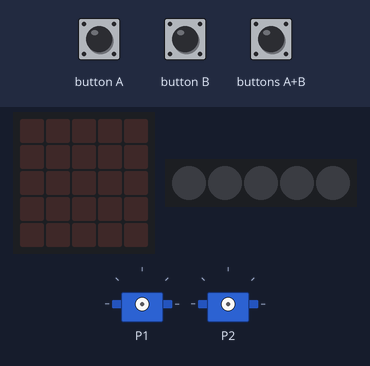
The program below on a simulated BBC micro:bit (MakeCode). On the bench: 2 × servo, the board's 5×5 LED display, 5 RGB LEDs in strip order, left to right. The test bench sets the inputs (shaded band). Dim RGB values are drawn brighter than linear.

Above: at 1.2 s.
1.3 s: button A pressed for 0.15 s
At 2.7 s:
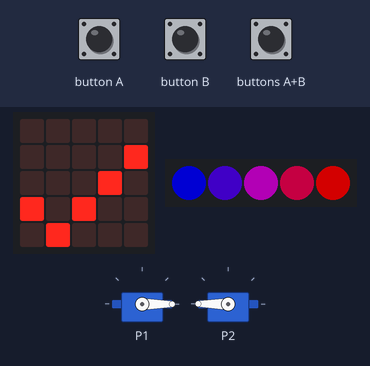
3.5 s: buttons A+B pressed for 0.15 s
At 5.4 s:
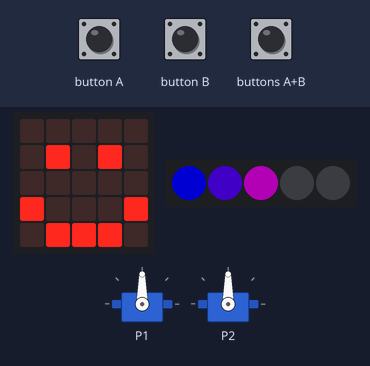
5.7 s: button B pressed for 0.15 s
At 7.2 s:
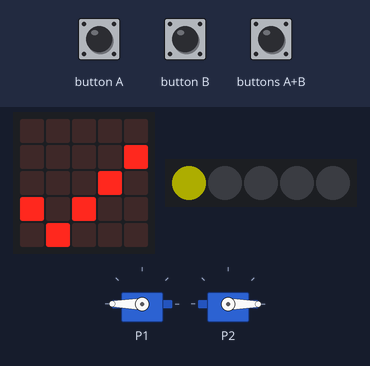
7.9 s: buttons A+B pressed for 1 s
At 9.3 s:
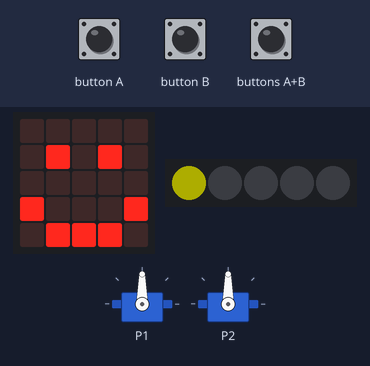
11.0 s: button A pressed for 0.15 s
At 11.6 s:
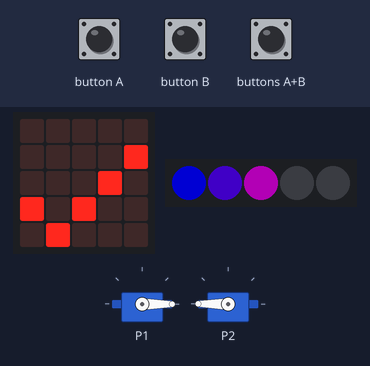
13.2 s: button B pressed for 0.15 s
At 13.7 s:
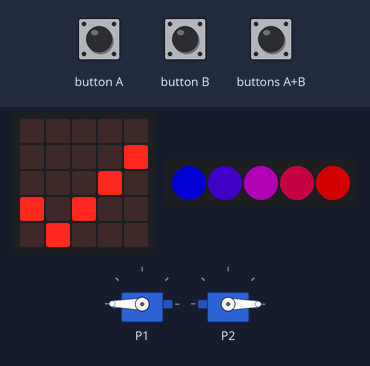
Timing chart, 0 to 16.2 s (numbered marks = the images above; inputs shaded):
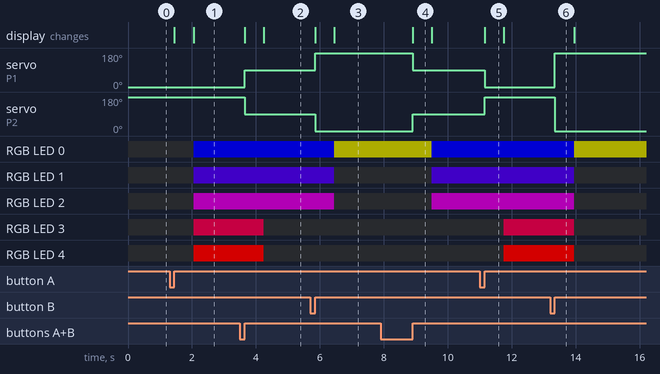

The program:

main.ts
```typescript
input.onButtonPressed(Button.A, function () {
    pins.servoWritePin(AnalogPin.P1, 0)
    pins.servoWritePin(AnalogPin.P2, 180)
    basic.showIcon(IconNames.Yes)
    Pixel_Array.showBarGraph(180, 180)
})
input.onButtonPressed(Button.AB, function () {
    pins.servoWritePin(AnalogPin.P1, 90)
    pins.servoWritePin(AnalogPin.P2, 90)
    basic.showIcon(IconNames.Happy)
    Pixel_Array.showBarGraph(90, 180)
})
input.onButtonPressed(Button.B, function () {
    pins.servoWritePin(AnalogPin.P1, 180)
    pins.servoWritePin(AnalogPin.P2, 0)
    basic.showIcon(IconNames.Yes)
    Pixel_Array.showBarGraph(0, 180)
})
let Pixel_Array: neopixel.Strip = null
Pixel_Array = neopixel.create(DigitalPin.P0, 5, NeoPixelMode.RGB)
```

test.ts
```typescript
// tu są testy; nie będzie to kompilowane, gdy ten pakiet będzie używany jako rozszerzenie.
```

Measured:
- after the input at 1.3 s, RGB LED 0: off → RGB(0, 0, 127) after 0.75 s; RGB LED 1: off → RGB(31, 0, 96) after 0.75 s; RGB LED 2: off → RGB(63, 0, 64) after 0.75 s; RGB LED 3: off → RGB(95, 0, 32) after 0.75 s; RGB LED 4: off → RGB(127, 0, 0) after 0.75 s; the display: first changes after 0.15 s (image 1 shows a later state)
- after the input at 3.5 s, servo on P1: 0° → 90° after 0.15 s; servo on P2: 180° → 90° after 0.15 s; RGB LED 3: RGB(95, 0, 32) → off after 0.75 s; RGB LED 4: RGB(127, 0, 0) → off after 0.75 s; the display: first changes after 0.15 s (image 2 shows a later state)
- after the input at 5.7 s, servo on P1: 90° → 180° after 0.15 s; servo on P2: 90° → 0° after 0.15 s; RGB LED 0: RGB(0, 0, 127) → RGB(51, 51, 0) after 0.75 s; RGB LED 1: RGB(31, 0, 96) → off after 0.75 s; RGB LED 2: RGB(63, 0, 64) → off after 0.75 s; the display: first changes after 0.15 s (image 3 shows a later state)
- after the input at 7.9 s, servo on P1: 180° → 90° after 1.0 s; servo on P2: 0° → 90° after 1.0 s; RGB LED 0: RGB(51, 51, 0) → RGB(0, 0, 127) after 1.6 s; RGB LED 1: off → RGB(31, 0, 96) after 1.6 s; RGB LED 2: off → RGB(63, 0, 64) after 1.6 s; the display: changes after 1.0 s (image 4)
- after the input at 11.0 s, servo on P1: 90° → 0° after 0.15 s; servo on P2: 90° → 180° after 0.15 s; RGB LED 3: off → RGB(95, 0, 32) after 0.75 s; RGB LED 4: off → RGB(127, 0, 0) after 0.75 s; the display: changes after 0.15 s (image 5)
- after the input at 13.2 s, servo on P1: 0° → 180° after 0.15 s; servo on P2: 180° → 0° after 0.15 s; RGB LED 0: RGB(0, 0, 127) → RGB(51, 51, 0) after 0.75 s; RGB LED 1: RGB(31, 0, 96) → off after 0.75 s; RGB LED 2: RGB(63, 0, 64) → off after 0.75 s
- what the display in image 4 shows lasts 0.6 s, from 8.9 s to 9.5 s
